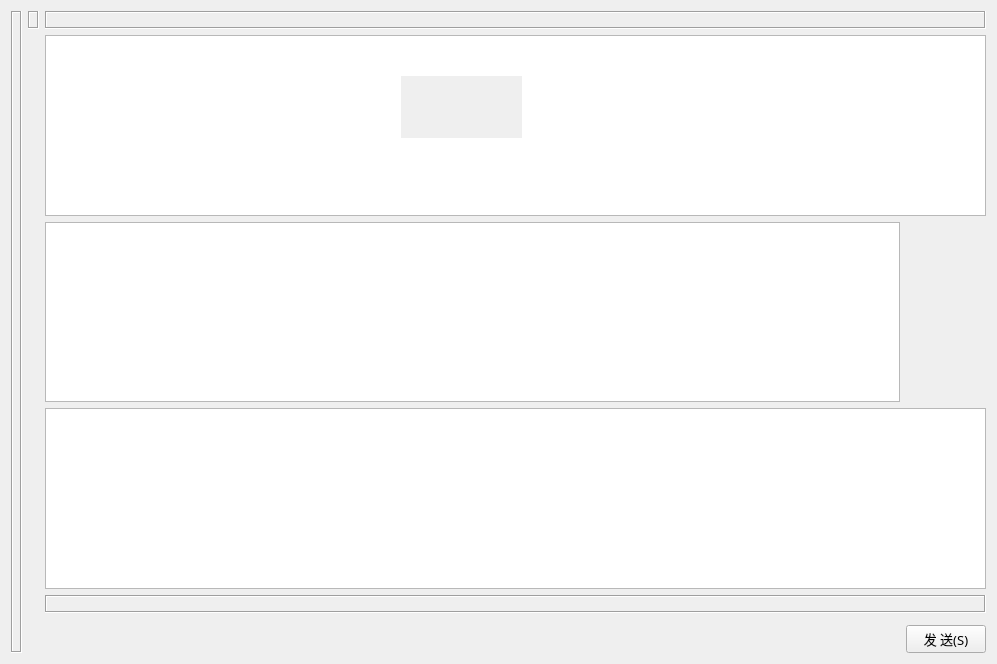
<?xml version="1.0" encoding="UTF-8"?>
<ui version="4.0">
 <class>chatmix</class>
 <widget class="QWidget" name="chatmix">
  <property name="geometry">
   <rect>
    <x>0</x>
    <y>0</y>
    <width>997</width>
    <height>664</height>
   </rect>
  </property>
  <property name="windowTitle">
   <string>Form</string>
  </property>
  <layout class="QGridLayout" name="gridLayout">
   <item row="6" column="3">
    <widget class="QPushButton" name="sendPushButton">
     <property name="font">
      <font>
       <family>微软雅黑</family>
       <pointsize>10</pointsize>
      </font>
     </property>
     <property name="text">
      <string>发 送(S)</string>
     </property>
    </widget>
   </item>
   <item row="0" column="0" rowspan="7">
    <widget class="QLabel" name="label">
     <property name="frameShape">
      <enum>QFrame::Box</enum>
     </property>
     <property name="frameShadow">
      <enum>QFrame::Sunken</enum>
     </property>
     <property name="text">
      <string/>
     </property>
     <property name="pixmap">
      <pixmap>C:/Users/Likie Sun/Desktop/微信/img/bar.jpg</pixmap>
     </property>
    </widget>
   </item>
   <item row="1" column="2" colspan="2">
    <widget class="QTextBrowser" name="chatTextBrowser"/>
   </item>
   <item row="4" column="2" colspan="2">
    <widget class="QLabel" name="label_5">
     <property name="frameShape">
      <enum>QFrame::Box</enum>
     </property>
     <property name="frameShadow">
      <enum>QFrame::Sunken</enum>
     </property>
     <property name="text">
      <string/>
     </property>
     <property name="pixmap">
      <pixmap>C:/Users/Likie Sun/Desktop/微信/img/tool.jpg</pixmap>
     </property>
    </widget>
   </item>
   <item row="3" column="2" colspan="2">
    <widget class="QTextEdit" name="chatTextEdit">
     <property name="html">
      <string>&lt;!DOCTYPE HTML PUBLIC &quot;-//W3C//DTD HTML 4.0//EN&quot; &quot;http://www.w3.org/TR/REC-html40/strict.dtd&quot;&gt;
&lt;html&gt;&lt;head&gt;&lt;meta name=&quot;qrichtext&quot; content=&quot;1&quot; /&gt;&lt;style type=&quot;text/css&quot;&gt;
p, li { white-space: pre-wrap; }
&lt;/style&gt;&lt;/head&gt;&lt;body style=&quot; font-family:'SimSun'; font-size:9pt; font-weight:400; font-style:normal;&quot;&gt;
&lt;p style=&quot;-qt-paragraph-type:empty; margin-top:0px; margin-bottom:0px; margin-left:0px; margin-right:0px; -qt-block-indent:0; text-indent:0px; font-family:'SimSun';&quot;&gt;&lt;br /&gt;&lt;/p&gt;&lt;/body&gt;&lt;/html&gt;</string>
     </property>
    </widget>
   </item>
   <item row="0" column="1">
    <widget class="QLabel" name="label_2">
     <property name="frameShape">
      <enum>QFrame::Box</enum>
     </property>
     <property name="frameShadow">
      <enum>QFrame::Sunken</enum>
     </property>
     <property name="text">
      <string/>
     </property>
     <property name="pixmap">
      <pixmap>C:/Users/Likie Sun/Desktop/微信/img/search.jpg</pixmap>
     </property>
    </widget>
   </item>
   <item row="0" column="2" colspan="2">
    <widget class="QLabel" name="label_3">
     <property name="frameShape">
      <enum>QFrame::Box</enum>
     </property>
     <property name="frameShadow">
      <enum>QFrame::Sunken</enum>
     </property>
     <property name="text">
      <string/>
     </property>
     <property name="pixmap">
      <pixmap>C:/Users/Likie Sun/Desktop/微信/img/title.jpg</pixmap>
     </property>
    </widget>
   </item>
   <item row="2" column="2">
    <widget class="QTableWidget" name="userListTableWidget">
     <property name="font">
      <font>
       <pointsize>14</pointsize>
      </font>
     </property>
     <property name="selectionMode">
      <enum>QAbstractItemView::SingleSelection</enum>
     </property>
     <property name="selectionBehavior">
      <enum>QAbstractItemView::SelectRows</enum>
     </property>
     <property name="showGrid">
      <bool>false</bool>
     </property>
     <attribute name="horizontalHeaderVisible">
      <bool>false</bool>
     </attribute>
     <attribute name="horizontalHeaderDefaultSectionSize">
      <number>250</number>
     </attribute>
     <attribute name="verticalHeaderVisible">
      <bool>false</bool>
     </attribute>
     <column>
      <property name="text">
       <string>在 线 好 友</string>
      </property>
      <property name="textAlignment">
       <set>AlignCenter</set>
      </property>
     </column>
    </widget>
   </item>
  </layout>
  <widget class="QPushButton" name="searchPushButton">
   <property name="geometry">
    <rect>
     <x>164</x>
     <y>100</y>
     <width>191</width>
     <height>26</height>
    </rect>
   </property>
   <property name="text">
    <string/>
   </property>
   <property name="flat">
    <bool>true</bool>
   </property>
  </widget>
  <widget class="QLabel" name="userLabel">
   <property name="geometry">
    <rect>
     <x>401</x>
     <y>76</y>
     <width>121</width>
     <height>62</height>
    </rect>
   </property>
   <property name="font">
    <font>
     <family>04b_21</family>
     <pointsize>16</pointsize>
    </font>
   </property>
   <property name="autoFillBackground">
    <bool>true</bool>
   </property>
   <property name="frameShape">
    <enum>QFrame::NoFrame</enum>
   </property>
   <property name="frameShadow">
    <enum>QFrame::Plain</enum>
   </property>
   <property name="text">
    <string/>
   </property>
   <property name="alignment">
    <set>Qt::AlignCenter</set>
   </property>
  </widget>
  <widget class="QPushButton" name="transPushButton">
   <property name="geometry">
    <rect>
     <x>440</x>
     <y>450</y>
     <width>31</width>
     <height>23</height>
    </rect>
   </property>
   <property name="text">
    <string/>
   </property>
   <property name="flat">
    <bool>true</bool>
   </property>
  </widget>
 </widget>
 <resources/>
 <connections/>
</ui>
